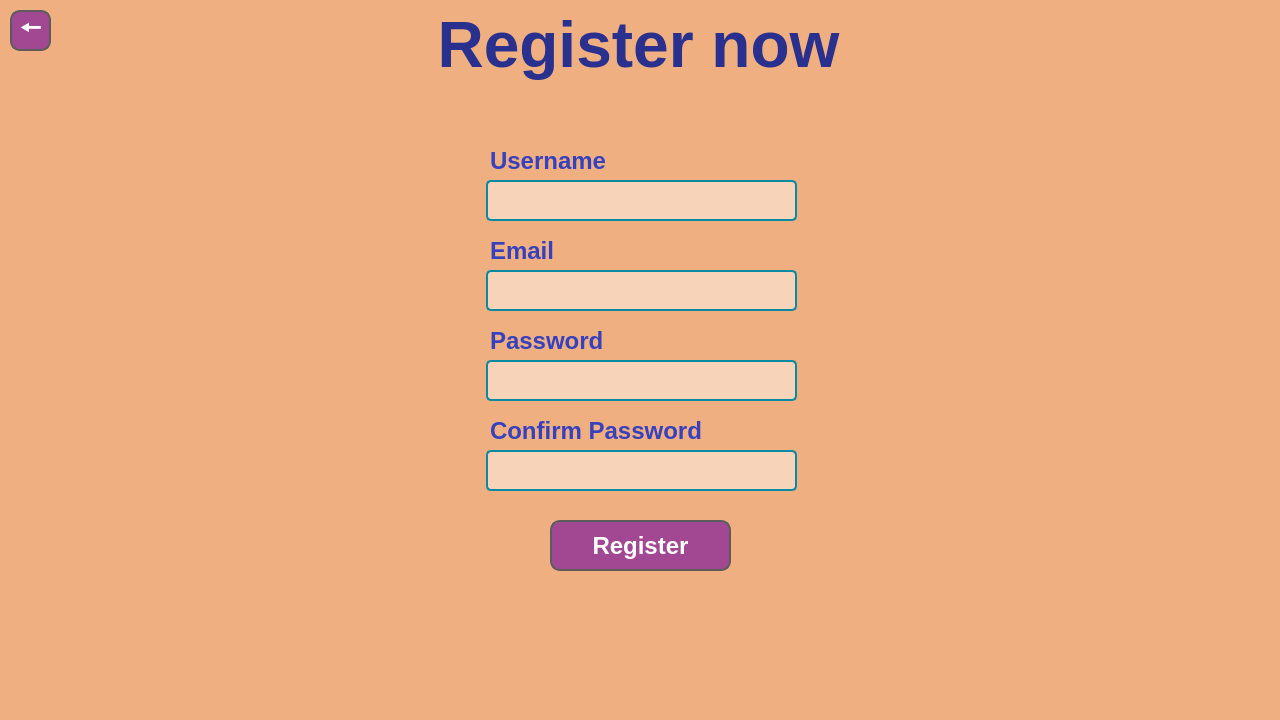
<?xml version="1.0" encoding="UTF-8"?>
<ui version="4.0">
 <class>RegisterWindowClass</class>
 <widget class="QMainWindow" name="RegisterWindowClass">
  <property name="geometry">
   <rect>
    <x>0</x>
    <y>0</y>
    <width>1280</width>
    <height>720</height>
   </rect>
  </property>
  <property name="minimumSize">
   <size>
    <width>1280</width>
    <height>720</height>
   </size>
  </property>
  <property name="maximumSize">
   <size>
    <width>1280</width>
    <height>720</height>
   </size>
  </property>
  <property name="font">
   <font>
    <pointsize>12</pointsize>
    <bold>true</bold>
   </font>
  </property>
  <property name="windowTitle">
   <string>RegisterWindow</string>
  </property>
  <property name="styleSheet">
   <string notr="true">background-color: rgb(239,175,128);</string>
  </property>
  <widget class="QWidget" name="centralWidget">
   <widget class="QPushButton" name="RegisterButton">
    <property name="geometry">
     <rect>
      <x>550</x>
      <y>520</y>
      <width>181</width>
      <height>51</height>
     </rect>
    </property>
    <property name="font">
     <font>
      <pointsize>18</pointsize>
      <bold>true</bold>
     </font>
    </property>
    <property name="styleSheet">
     <string notr="true">QPushButton {
    border-radius: 10px; 
    border: 2px solid #5c5c5c; 
    background-color: rgb(162,72,147);  
    padding: 5px;
    color: #ffffff;  
}

QPushButton:hover {
    background-color: rgb(231,96,131);  
}

QPushButton:pressed {
    background-color: rgb(225,62,103);  
}
</string>
    </property>
    <property name="text">
     <string>Register</string>
    </property>
   </widget>
   <widget class="QLineEdit" name="EmailInput">
    <property name="geometry">
     <rect>
      <x>486</x>
      <y>270</y>
      <width>311</width>
      <height>41</height>
     </rect>
    </property>
    <property name="styleSheet">
     <string notr="true">QLineEdit {
    background-color: rgb(247,211,185);  
    color: #19308F;  
    border: 2px solid #0A89A3;  
    border-radius: 5px;
    padding: 5px; 
    font: 12px;
}

QLineEdit:hover {
    border-color: #A24893;  
}

QLineEdit:focus {
    border-color: #E76083;  
    background-color: #FFD1DC;  
}

QLineEdit:disabled {
    background-color: #D4D4D4;  
    border-color: #B0B0B0;
    color: #888888;
}

QLineEdit:placeholder-text {
    color: #A24893;  
}

</string>
    </property>
   </widget>
   <widget class="QLineEdit" name="PasswordInput">
    <property name="geometry">
     <rect>
      <x>486</x>
      <y>360</y>
      <width>311</width>
      <height>41</height>
     </rect>
    </property>
    <property name="styleSheet">
     <string notr="true">QLineEdit {
    background-color: rgb(247,211,185);  
    color: #19308F;  
    border: 2px solid #0A89A3;  
    border-radius: 5px;
    padding: 5px; 
    font: 12px;
}

QLineEdit:hover {
    border-color: #A24893;  
}

QLineEdit:focus {
    border-color: #E76083;  
    background-color: #FFD1DC;  
}

QLineEdit:disabled {
    background-color: #D4D4D4;  
    border-color: #B0B0B0;
    color: #888888;
}

QLineEdit:placeholder-text {
    color: #A24893;  
}

</string>
    </property>
    <property name="echoMode">
     <enum>QLineEdit::Password</enum>
    </property>
   </widget>
   <widget class="QLineEdit" name="ConfirmPasswordInput">
    <property name="geometry">
     <rect>
      <x>486</x>
      <y>450</y>
      <width>311</width>
      <height>41</height>
     </rect>
    </property>
    <property name="styleSheet">
     <string notr="true">QLineEdit {
    background-color: rgb(247,211,185);  
    color: #19308F;  
    border: 2px solid #0A89A3;  
    border-radius: 5px;
    padding: 5px; 
    font: 12px;
}

QLineEdit:hover {
    border-color: #A24893;  
}

QLineEdit:focus {
    border-color: #E76083;  
    background-color: #FFD1DC;  
}

QLineEdit:disabled {
    background-color: #D4D4D4;  
    border-color: #B0B0B0;
    color: #888888;
}

QLineEdit:placeholder-text {
    color: #A24893;  
}

</string>
    </property>
    <property name="echoMode">
     <enum>QLineEdit::Password</enum>
    </property>
   </widget>
   <widget class="QLabel" name="RegisterTitle">
    <property name="geometry">
     <rect>
      <x>-2</x>
      <y>-1</y>
      <width>1281</width>
      <height>91</height>
     </rect>
    </property>
    <property name="font">
     <font>
      <pointsize>48</pointsize>
      <bold>true</bold>
     </font>
    </property>
    <property name="styleSheet">
     <string notr="true">color: rgb(41, 48, 142);</string>
    </property>
    <property name="text">
     <string>Register now</string>
    </property>
    <property name="alignment">
     <set>Qt::AlignCenter</set>
    </property>
   </widget>
   <widget class="QLabel" name="EmailLabel">
    <property name="geometry">
     <rect>
      <x>490</x>
      <y>240</y>
      <width>81</width>
      <height>21</height>
     </rect>
    </property>
    <property name="font">
     <font>
      <pointsize>18</pointsize>
      <bold>true</bold>
     </font>
    </property>
    <property name="styleSheet">
     <string notr="true">color: rgb(55,65, 189);

</string>
    </property>
    <property name="text">
     <string>Email</string>
    </property>
   </widget>
   <widget class="QLabel" name="PasswordLabel">
    <property name="geometry">
     <rect>
      <x>490</x>
      <y>330</y>
      <width>141</width>
      <height>21</height>
     </rect>
    </property>
    <property name="font">
     <font>
      <pointsize>18</pointsize>
      <bold>true</bold>
     </font>
    </property>
    <property name="styleSheet">
     <string notr="true">color: rgb(55,65, 189);

</string>
    </property>
    <property name="text">
     <string>Password</string>
    </property>
   </widget>
   <widget class="QLabel" name="ConfirmPasswordLabel">
    <property name="geometry">
     <rect>
      <x>490</x>
      <y>420</y>
      <width>221</width>
      <height>21</height>
     </rect>
    </property>
    <property name="font">
     <font>
      <pointsize>18</pointsize>
      <bold>true</bold>
     </font>
    </property>
    <property name="styleSheet">
     <string notr="true">color: rgb(55,65, 189);

</string>
    </property>
    <property name="text">
     <string>Confirm Password</string>
    </property>
   </widget>
   <widget class="QLabel" name="UsernameLabel">
    <property name="geometry">
     <rect>
      <x>490</x>
      <y>150</y>
      <width>121</width>
      <height>21</height>
     </rect>
    </property>
    <property name="font">
     <font>
      <pointsize>18</pointsize>
      <bold>true</bold>
     </font>
    </property>
    <property name="styleSheet">
     <string notr="true">color: rgb(55,65, 189);

</string>
    </property>
    <property name="text">
     <string>Username</string>
    </property>
   </widget>
   <widget class="QLineEdit" name="UsernameInput">
    <property name="geometry">
     <rect>
      <x>486</x>
      <y>180</y>
      <width>311</width>
      <height>41</height>
     </rect>
    </property>
    <property name="styleSheet">
     <string notr="true">QLineEdit {
    background-color: rgb(247,211,185);  
    color: #19308F;  
    border: 2px solid #0A89A3;  
    border-radius: 5px;
    padding: 5px; 
    font: 12px;
}

QLineEdit:hover {
    border-color: #A24893;  
}

QLineEdit:focus {
    border-color: #E76083;  
    background-color: #FFD1DC;  
}

QLineEdit:disabled {
    background-color: #D4D4D4;  
    border-color: #B0B0B0;
    color: #888888;
}

QLineEdit:placeholder-text {
    color: #A24893;  
}

</string>
    </property>
   </widget>
   <widget class="QPushButton" name="ReturnToLoginButton">
    <property name="geometry">
     <rect>
      <x>10</x>
      <y>10</y>
      <width>41</width>
      <height>41</height>
     </rect>
    </property>
    <property name="font">
     <font>
      <pointsize>18</pointsize>
      <bold>true</bold>
     </font>
    </property>
    <property name="styleSheet">
     <string notr="true">QPushButton {
    border-radius: 10px; 
    border: 2px solid #5c5c5c; 
    background-color: rgb(162,72,147);  
    padding: 5px;
    color: #ffffff;  
}

QPushButton:hover {
    background-color: rgb(231,96,131);  
}

QPushButton:pressed {
    background-color: rgb(225,62,103);  
}
</string>
    </property>
    <property name="text">
     <string>🠔</string>
    </property>
   </widget>
   <widget class="QLabel" name="ErrorLabel">
    <property name="geometry">
     <rect>
      <x>8</x>
      <y>580</y>
      <width>1261</width>
      <height>131</height>
     </rect>
    </property>
    <property name="font">
     <font>
      <pointsize>12</pointsize>
      <bold>true</bold>
     </font>
    </property>
    <property name="styleSheet">
     <string notr="true">color: rgb(231, 96, 131);</string>
    </property>
    <property name="text">
     <string/>
    </property>
    <property name="alignment">
     <set>Qt::AlignHCenter|Qt::AlignTop</set>
    </property>
    <property name="wordWrap">
     <bool>true</bool>
    </property>
   </widget>
  </widget>
 </widget>
 <layoutdefault spacing="6" margin="11"/>
 <resources/>
 <connections/>
</ui>
